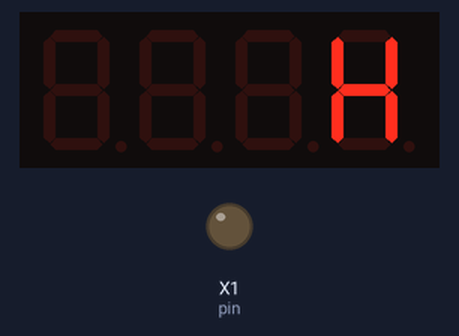
This program was run on a simulated pyboard running MicroPython. Shown: 4-digit seven-segment display, output pins drawn as LEDs (lit = HIGH). At 5.6 s the program stops and its outputs stay as they are.

Above: at 0.3 s.
At 0.8 s:
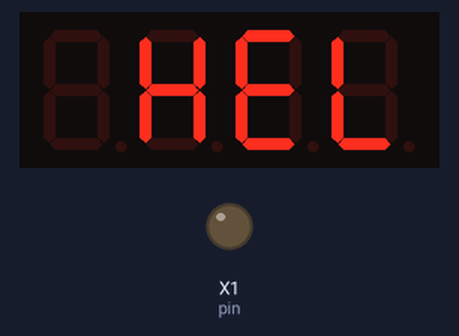
At 1.3 s:
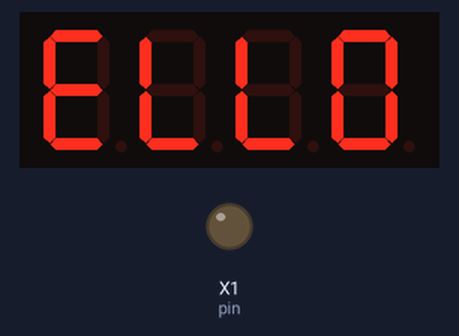
At 2.6 s:
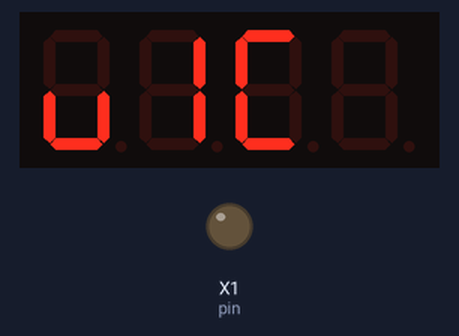
At 3.8 s:
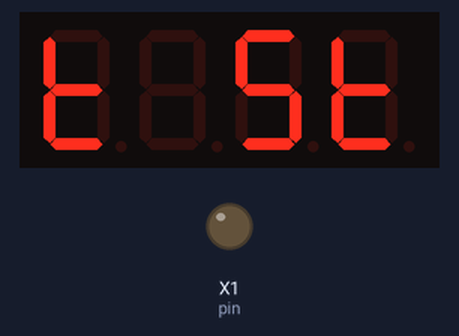
At 5.1 s:
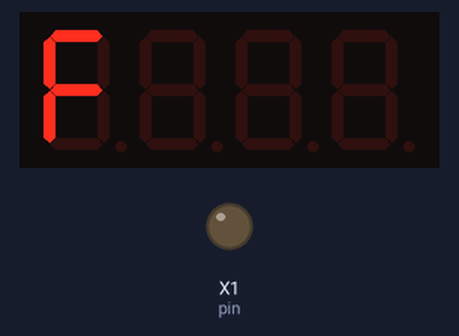

The program:

main.py
```python
from pyb import Timer, Pin
import time
import tm1637

class Note():
    def __init__(self,hauteur=float(),longueur=int(),nom=str()):
        self.hauteur=int() #int=nombre entier
        self.longueur=float() #float=nombre à virgule
        self.nom=str()

    def play(self):
        self.timer = Timer(5, freq=self.hauteur)
        self.channel = self.timer.channel(3, Timer.PWM, pin=Pin('X1'), pulse_width_percent=50)
        start=time.ticks_ms()  #duree de temps
        while True:
            duree=time.ticks_diff(time.ticks_ms(),start)
            if duree>self.longueur:
                break
            pyb.delay(10) #pause de 5ms

display = tm1637.TM1637(clk=pyb.Pin('X7'), dio=pyb.Pin('X6'))

dict_note={"do":Note(130,1000,"do"),"re":Note(147,1000,"re"),"mi":Note(165,1000,"mi")}

display.scroll("Hello Vic et Stef")
#ou alors à la place de scroll tu mets show
#(de préférence pour un mot à 4 lettres comme ça il y aura tout le mot)

#pour créer un objet Note pour le faire on a utilisé class.
#Donc un objet possède des attributs qui correspondent à l'objet qu'il permet de créer.
do=dict_note["do"]
re=dict_note["re"]
mi=dict_note["mi"]
#les [] sont pour chercher dans un dictionnaire (en gros : va dans le dictionnaire note et chercher do)
partition=[do,re,mi] #liste de note

for note in partition:
    note.play()
    display.show(note.nom)


    
```
